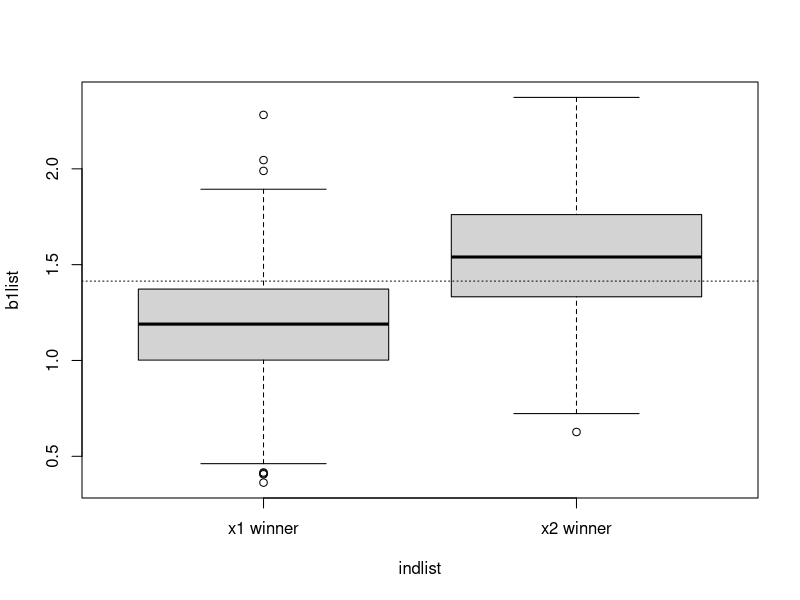
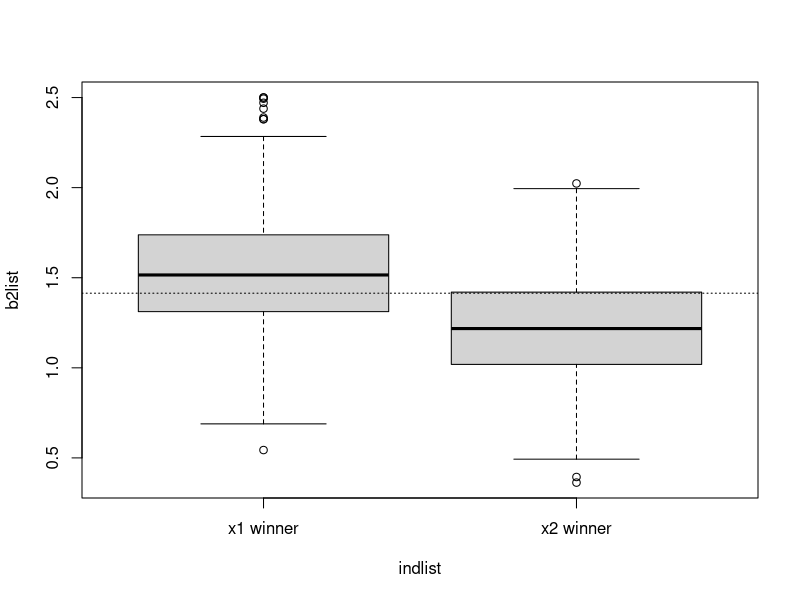
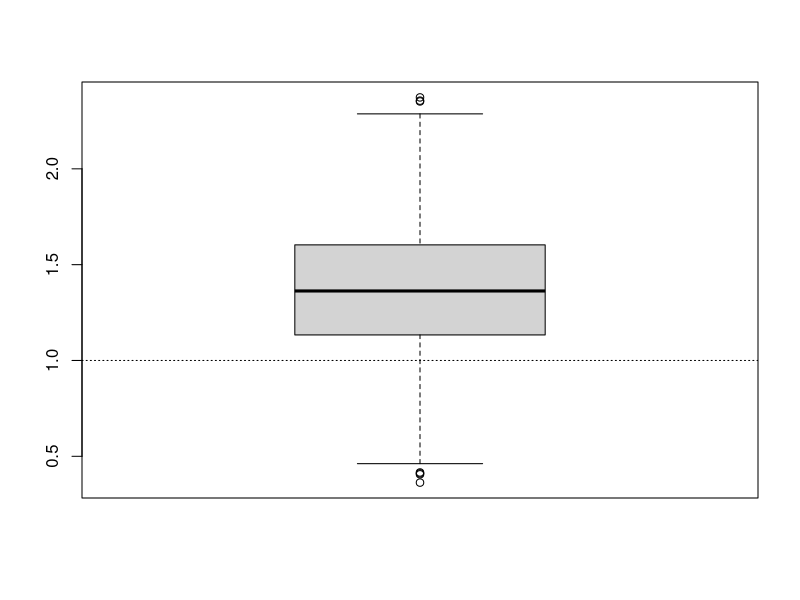
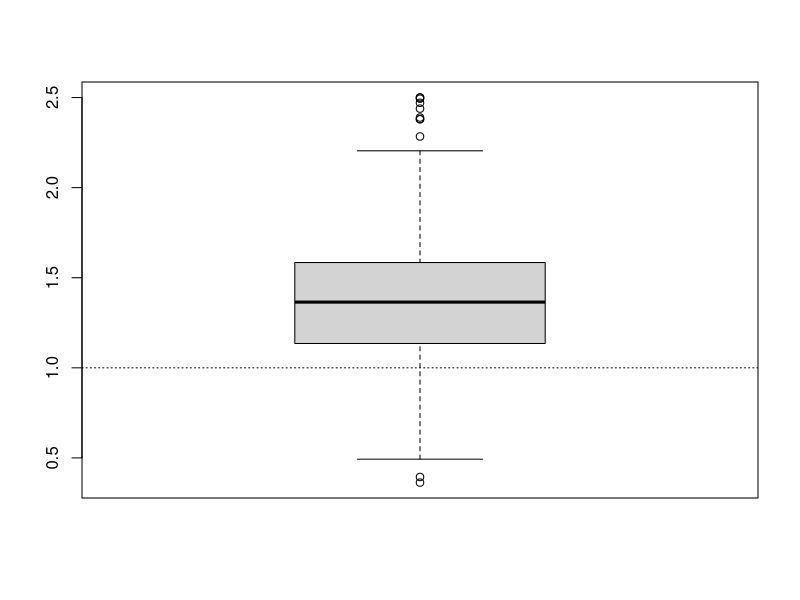

Generate these figures, in order, with R:
# Selection bias 
set.seed(1234)
n <- 10; beta0 <- 20; beta1 <- 1; beta2 <- 1
x1 <- rnorm(n); x2 <- rnorm(n); err <- rnorm(n)
y <- beta0 + beta1 * x1 + beta2 * x2 + err
b1 <- lm(y~x1)$coef[2]
b2 <- lm(y~x2)$coef[2]
c(b1,b2)

b1list <- NULL; b2list <- NULL; indlist <- NULL
for (iter in 1:1000) {
  x1 <- rnorm(n); x2 <- rnorm(n); err <- rnorm(n)
  y <- beta0 + beta1 * x1 + beta2 * x2 + err
  b1 <-  summary(lm(y~x1))$sig ; b2 <-  summary(lm(y~x2))$sig
  ind <- 2; if(cor(y,x1)>cor(y,x2)) ind <- 1
  b1list <- c(b1list,b1); b2list <- c(b2list,b2)
  indlist <- c(indlist,ind)
}
# Generate box plots of LSEs in the 2 groups, and
boxplot(b1list~indlist,names=c("x1 winner","x2 winner"))
abline(h=sqrt(2),lty=3)
boxplot(b2list~indlist,names=c("x1 winner","x2 winner"))
abline(h=sqrt(2),lty=3)
# LSE of Î²1 overestimates Î²1 in the first group 
# and underestimates it in the second group
# Generate box plots of LSEs in combined sample
boxplot(b1list,names=c("all data sets"))
abline(h=1,lty=3)
boxplot(b2list,names=c("all data sets"))
abline(h=1,lty=3)
# Neither estimator is biased in the combined sample